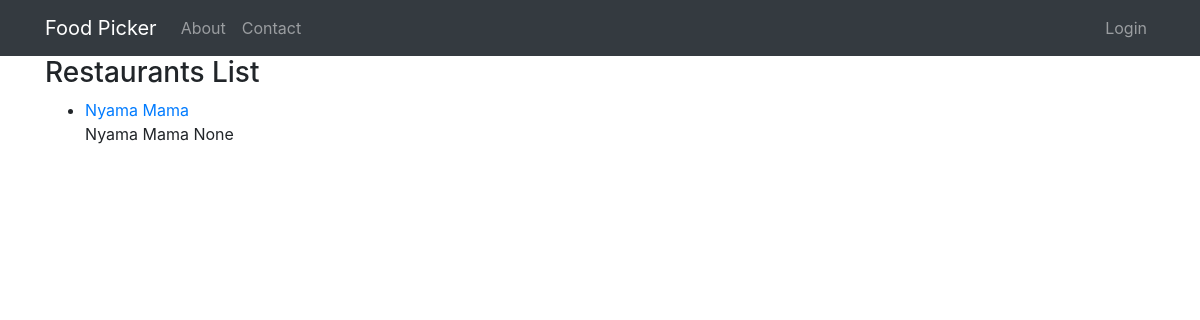
/restaurants/, run on an earlier commit of the app's database.
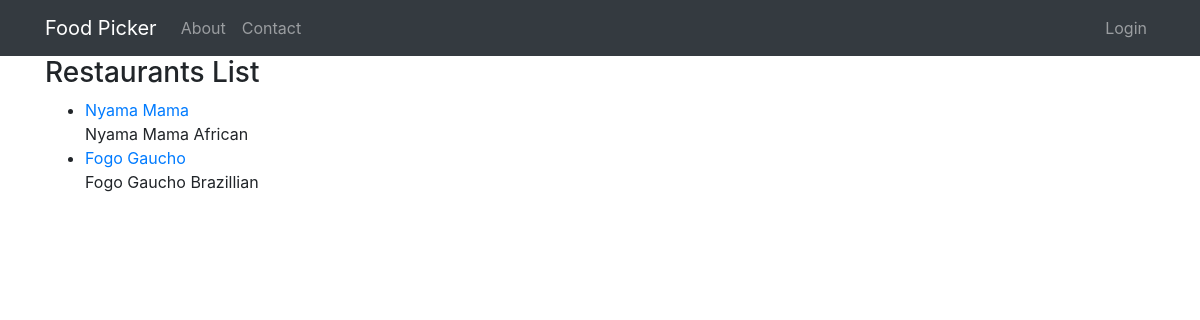
And on a later commit of the database.
### restaurants/models.py (models this page shows, shortened)
class Restaurant(models.Model):
	name 		= models.CharField(max_length=120)
	location 	= models.CharField(max_length=120, null=True, blank=True)
	category 	= models.CharField(max_length=120, null=True, blank=True)
	timestamp	= models.DateTimeField(auto_now=True)
	updated  	= models.DateTimeField(auto_now=True)
	slug  		= models.SlugField(null=True, blank=True)
	def __str__(self):
		return self.name

### restaurants/views.py (the view)
# urls.py: url(r'^restaurants/$', RestaurantListView.as_view()),
class RestaurantListView(ListView):
	def get_queryset(self):
		slug = self.kwargs.get('slug')
		if slug:
			queryset = Restaurant.objects.filter(
					Q(category__iexact=slug) |
					Q(category__icontains=slug)
				)
		else:
			queryset = Restaurant.objects.all()
		return queryset

### restaurants/templates/restaurants/restaurant_list.html (shortened to what this page needs)
{% extends 'restaurants/base.html' %}
	{% block body %}
		<div class="container">
			<h3>Restaurants List</h3>
			<ul>
				{% for obj in object_list %}
					<li>  <a href="/restaurants/{{ obj.slug }}">{{ obj }}</a> </li>
					 {{obj.name}} {{obj.category}}
				{% endfor %}
			</ul>
		</div>
	{% endblock %}

What changed in the data, as far as the page shows it:
changed Restaurant "Nyama Mama": category "None" → "African"
added Restaurant: name "Fogo Gaucho", category "Brazillian"
